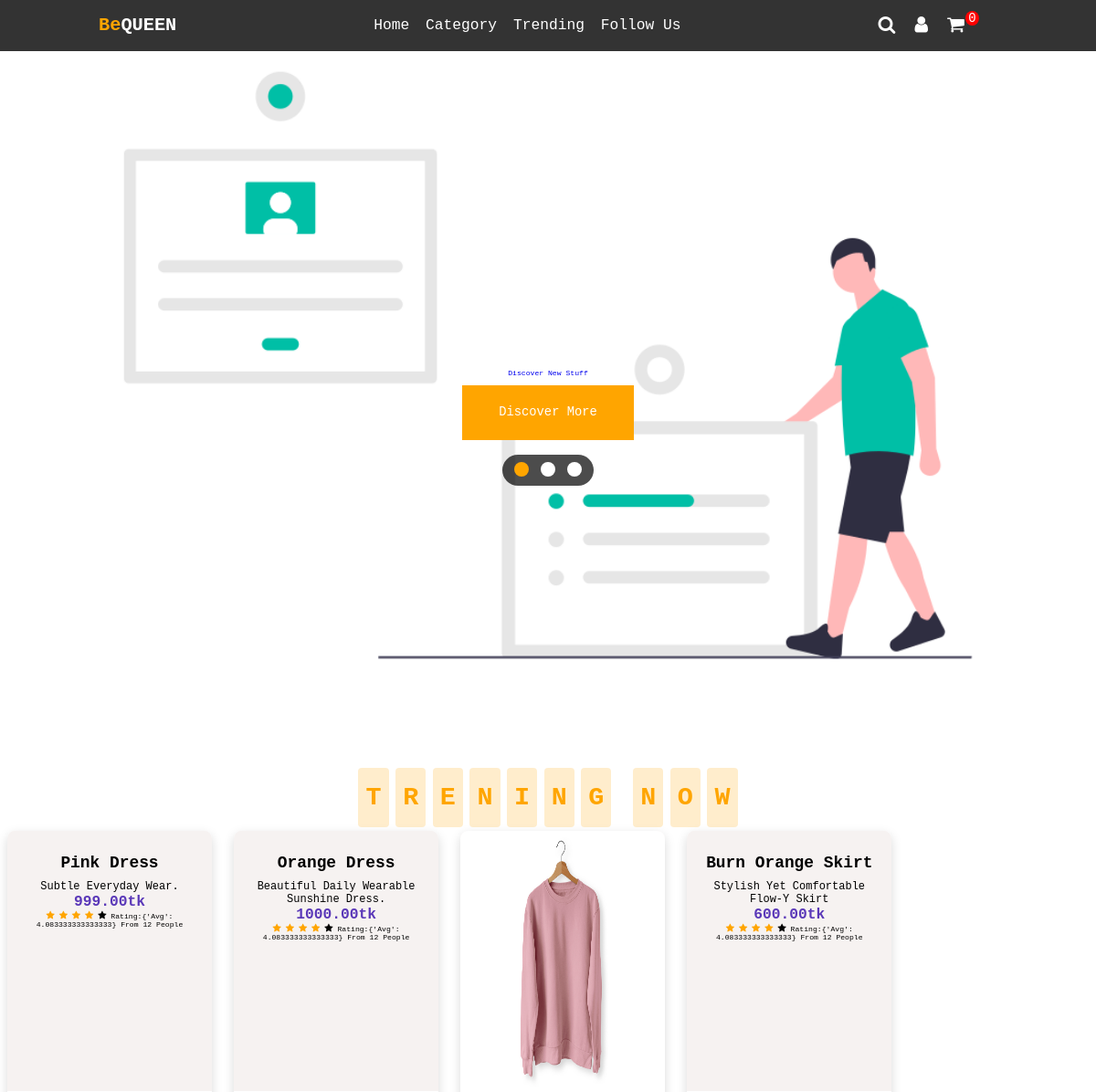
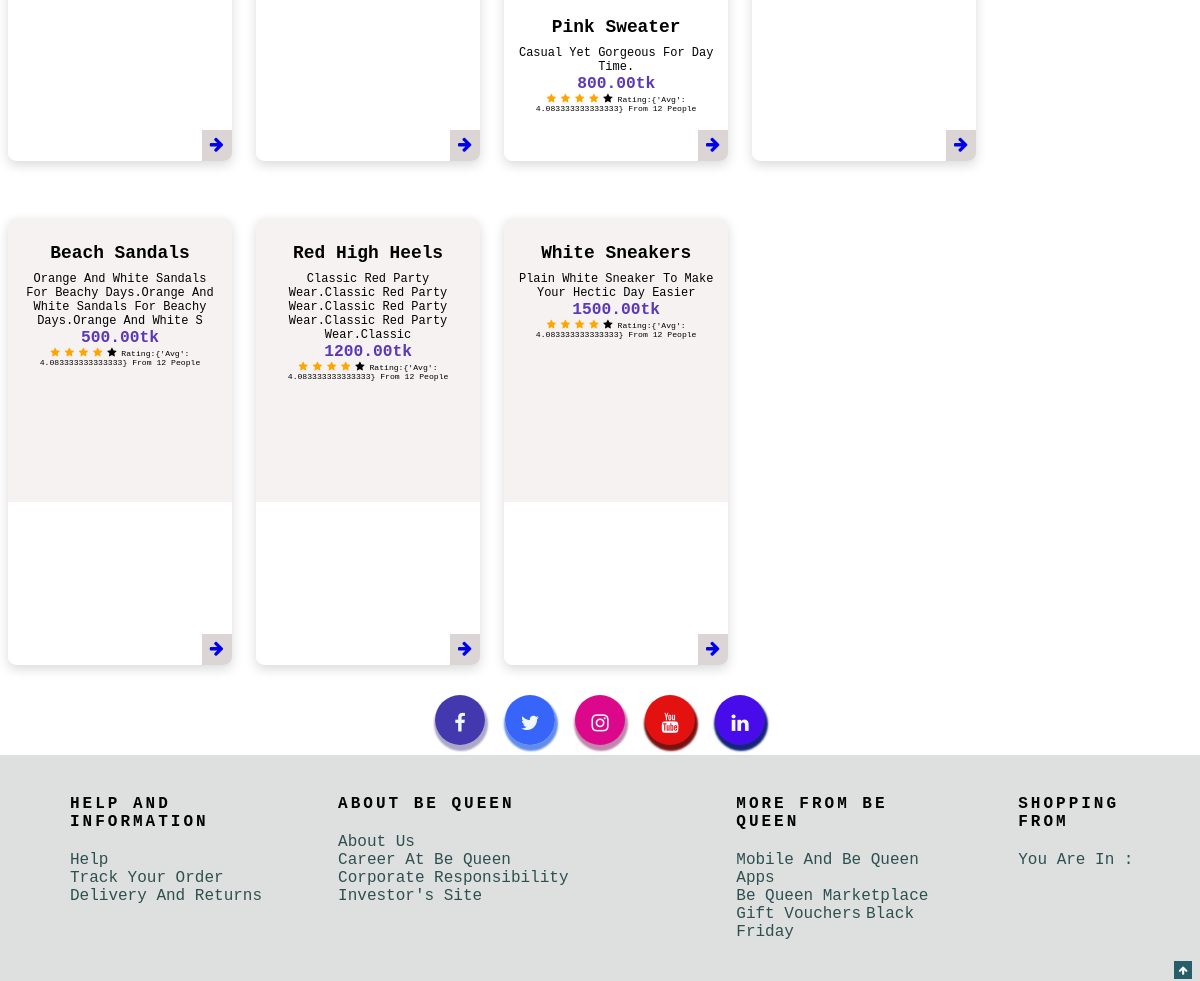
The page / on the database its author committed (2 pictures, top to bottom).
### main/models.py (models this page shows, shortened)
class Home(models.Model):
    image = models.ImageField(null=True, blank=False)
    title = models.CharField(max_length=100, null=True)
    sub_title = models.CharField(max_length=100, null=True)
    digital = models.BooleanField(default=False, null=True, blank=False)
    price = models.DecimalField(null=True, max_digits=7, decimal_places=2)

### main/views.py (the view)
# urls.py: 2. Add a URL to urlpatterns:  path('', views.home, name='home')
def home(request):
    data = cartData(request)
    cartItems = data['cartItems']
    review = Store.objects.all()
    review_avg = review.aggregate(avg=Avg('rate'))
    review_count = review.count()
    print(review_avg)
    img = Home.objects.all()
    context = {'img':img, 'cartItems':cartItems,'review':review,'review_avg':review_avg,
    'review_count':review_count}
    return render(request, 'home.html', context)

### main/utils.py (called while the page is built, shortened)
def cookieCart(request):
    try:
        cart = json.loads(request.COOKIES['cart'])
    except:
        cart = {}
    print('cart:', cart)
    items = []
    order = {'get_cart_total':0, 'get_cart_items':0, 'shipping':False}
    cartItems = order['get_cart_items']
    return{'cartItems':cartItems, 'order':order, 'items':items}

def cartData(request):
    if request.user.is_authenticated:
        customer = request.user.customer
        order, created = Order.objects.get_or_create(customer=customer, complete=False)
        items = order.orderitem_set.all()
        cartItems = order.get_cart_items
    else:
        cookieData = cookieCart(request)
        cartItems = cookieData['cartItems']
        order = cookieData['order']
        items = cookieData['items']
    return {'cartItems':cartItems, 'order':order, 'items':items}

### templates/home.html (shortened to what this page needs)
{% include 'index.html' %}
{% include 'navbar.html' %}
{% load static %}
{% block content %}
<!doctype html>
<html lang="en">
    <head>
   <link href="{% static 'css/home.css' %}" rel="stylesheet">
    </head>
    <body>
<section class="home" id="home">
    <div class="content">
        <h3>Trending Now</h3>
        <p>Discover new stuff</p>
        <a href="#" class="btn">Discover More</a>
    </div>
    <div class="controls">
        <span class="img-btn active" data-src="{% static 'images/1.jpg' %}"></span>
        <span class="img-btn" data-src="{% static 'images/2.jpg' %}"></span>
        <span class="img-btn" data-src="{% static 'images/pach.jpg' %}"></span>
    </div>
    <div class="image-container">
        <img src="{% static 'images/1.jpg' %}" id="image-slider">
    </div>
</section>
<section class="clothing" id="clothing">
    <h1 class="heading">
        <span>t</span>
        <span>r</span>
        <span>e</span>
        <span>n</span>
        <span>i</span>
        <span>n</span>
        <span>g</span>
        <span class="space"></span>
        <span>n</span>
        <span>o</span>
        <span>w</span>
    </h1>
    <div class="cloth_container container grid">
        {% for object in img %}
        <div class="cloth_card">
            <div class="cloth_header">
                <img src="{{object.image.url}}" alt="" class="cloth_img">
                <div class="cloth_data">
                    <h3 class="cloth_title">{{object.title}}</h3><br>
                    <span class="cloth_subtitle">{{object.sub_title}}</span><br>
                    <span class="cloth_price">{{object.price|floatformat:2}}tk</span><br>
                    <div class="wrap">
                        <i class="fa fa-star {% if review_avg.avg  > 1 %}--o checked {% endif %}"></i>
                        <i class="fa fa-star {% if review_avg.avg  > 2 %}--o checked {% endif %}"></i>
                        <i class="fa fa-star {% if review_avg.avg  > 3 %}--o checked {% endif %}"></i>
                        <i class="fa fa-star {% if review_avg.avg  > 4 %}--o checked {% endif %}"></i>
                        <i class="fa fa-star {% if review_avg.avg  > 5 %}--o checked {% endif %}"></i>
                        <span class="cloth_rating-number">Rating:{{review_avg}} from {{review_count}} People</span>
                    </div>
                </div>
            </div>
            <a class="button button--flex cloth_button" href="{% url 'store' object.id %}">
                <i class="fa fa-arrow-right"></i>
            </a>
        </div>
        {% endfor %}
    </div>
</section>
{% include 'footer.html' %}
</body>
</html>
{% endblock %}

### static/css/home.css (style rules this page uses)
:root { --orange: #ffa500; --hue-color: 190; --mb-0-25: .25rem; --mb-1-25: 1.25rem; --mb-1: 1rem; --img-hidden: hidden; --img-scale: scale(1.1); --small-font-size: .813rem; --img-transition: .3s; --h3-font-size: 2.25rem; --first-color: hsl(190, 64%, 22%); --first-color-alt: hsl(190, 64%, 15%); --z-tooltip: 10; }
* { font-family: monospace; margin: 0; padding: 0; box-sizing: border-box; text-transform: capitalize; outline: none; border: none; text-decoration: none; transition: all .2s linear; }
html { font-size: 62.5%; scroll-padding-top:6rem ; scroll-behavior: smooth; }
.btn { display: inline-block; margin-top: 1rem; background: var(--orange); color: #fff; padding: .8rem 3rem; border: 2rem solid var(--orange); cursor: pointer; font-size: 1.7rem; }
section { padding: 4.5rem 0 2.5rem; }
.container { max-width: 968px; margin-left: var(--mb-1); margin-right: var(--mb-1); }
.grid { display: grid; gap: 7rem 3rem; }
img { max-width: 100%; height: auto; }
.heading { text-align: center; padding: 2.5rem 0; }
.heading span { font-size: 3.5rem; background: rgba(255, 165, 0, .2); color: var(--orange); border-radius: .5rem; padding: 2rem 1rem; }
.heading span.space { background: none; }
.home { min-height: 100vh; display: flex; align-items: center; justify-content: center; flex-flow: column; position: relative; z-index: 0; }
.home .content { text-align: center; }
.home .content h3 { font-size: 4.5rem; color: #fff; text-transform: uppercase; text-shadow: 0 ,3rem .5rem rgba(0, 0, 0, .1); }
.home .content h3 { font-size: 2.5rem; color: #fff; padding: 5rem 0; }
.home .image-container img { position: absolute; top: 0; left: 0; z-index: -1; height: 100%; width: 100%; object-fit: cover; }
.home .controls { padding: 1rem; border-radius: 5rem; background: rgba(0, 0, 0, .7); position: relative; top: 2rem; }
.home .controls .img-btn { height: 2rem; width: 2rem; display: inline-block; border-radius: 50%; background: #fff; cursor: pointer; margin: 0 .5rem; }
.home .controls .img-btn.active { background: var(--orange); }
.cloth_card, .cloth_img { height: 230px; }
.cloth_container { grid-template-columns: repeat(auto-fit, minmax(25rem,1fr)); }
.cloth_card { position: relative; overflow: var(--img-hidden); box-shadow: 0 0.5rem 1.5rem rgba(0, 0, 0, 0.15); height: 55rem; background-color: #fff; border-radius: 1rem; text-align: center; transition: all 300ms ease-in-out; }
.cloth_header { position: relative; background-color: #f6f2f1; height: 35rem; transition: all 300ms ease-in-out; z-index: 0; }
.cloth_header img { height: 100%; }
.cloth_data { padding: 2rem 1.6rem 1.6rem 1.6rem; }
.cloth_data .cloth_title, .cloth_subtitle { font-size: 2.2rem; }
.cloth_data .cloth_subtitle { font-size: small; font-weight: 1px; font-weight: inherit; }
.cloth_data .cloth_price { color: #5a38b8; font-size: 2rem; font-weight: bold; }
.cloth_button { position: absolute; right: 0; bottom: 0; padding: .75rem 1rem; background: #dbd6d5; font-size: 2rem; }
.checked { color: orange; }
.wrap .checked { color:orange; }

### rows shown on the page
Home: title "Pink Dress", sub_title "Subtle Everyday Wear.", price "999.00", review_avg "{'avg': 4.083333333333333}", review_count "12"
Home: title "Orange Dress", sub_title "Beautiful Daily Wearable Sunshine Dress.", price "1000.00", review_avg "{'avg': 4.083333333333333}", review_count "12"
Home: image (picture), title "Pink Sweater", sub_title "Casual Yet Gorgeous For Day Time.", price "800.00", review_avg "{'avg': 4.083333333333333}", review_count "12"
Home: title "Burn Orange Skirt", sub_title "Stylish Yet Comfortable Flow-Y Skirt", price "600.00", review_avg "{'avg': 4.083333333333333}", review_count "12"
Home: title "Beach Sandals", sub_title "Orange And White Sandals For Beachy Days.Orange And White Sandals For Beachy Days.Orange And White S", price "500.00", review_avg "{'avg': 4.083333333333333}", review_count "12"
Home: title "Red High Heels", sub_title "Classic Red Party Wear.Classic Red Party Wear.Classic Red Party Wear.Classic Red Party Wear.Classic", price "1200.00", review_avg "{'avg': 4.083333333333333}", review_count "12"
Home: title "White Sneakers", sub_title "Plain White Sneaker To Make Your Hectic Day Easier", price "1500.00", review_avg "{'avg': 4.083333333333333}", review_count "12"

### other values the page prints
{{ cartItems }} "0"
